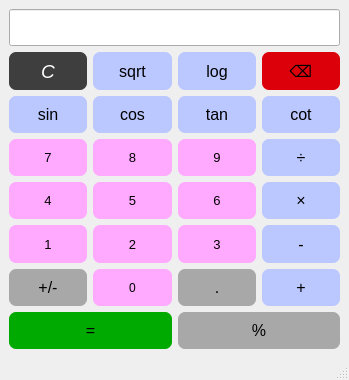
<?xml version="1.0" encoding="UTF-8"?>
<ui version="4.0">
 <class>MainWindow</class>
 <widget class="QMainWindow" name="MainWindow">
  <property name="geometry">
   <rect>
    <x>0</x>
    <y>0</y>
    <width>349</width>
    <height>380</height>
   </rect>
  </property>
  <property name="sizePolicy">
   <sizepolicy hsizetype="Fixed" vsizetype="Fixed">
    <horstretch>0</horstretch>
    <verstretch>0</verstretch>
   </sizepolicy>
  </property>
  <property name="windowTitle">
   <string>MainWindow</string>
  </property>
  <widget class="QWidget" name="centralwidget">
   <layout class="QGridLayout" name="gridLayout">
    <item row="0" column="0" colspan="4">
     <widget class="QLineEdit" name="monitor">
      <property name="sizePolicy">
       <sizepolicy hsizetype="Expanding" vsizetype="Expanding">
        <horstretch>0</horstretch>
        <verstretch>0</verstretch>
       </sizepolicy>
      </property>
      <property name="font">
       <font>
        <pointsize>12</pointsize>
       </font>
      </property>
      <property name="autoFillBackground">
       <bool>false</bool>
      </property>
      <property name="readOnly">
       <bool>true</bool>
      </property>
     </widget>
    </item>
    <item row="1" column="0">
     <widget class="QPushButton" name="Button_c">
      <property name="sizePolicy">
       <sizepolicy hsizetype="Minimum" vsizetype="Expanding">
        <horstretch>0</horstretch>
        <verstretch>0</verstretch>
       </sizepolicy>
      </property>
      <property name="font">
       <font>
        <family>Segoe UI</family>
        <pointsize>14</pointsize>
        <italic>true</italic>
        <bold>false</bold>
        <kerning>false</kerning>
       </font>
      </property>
      <property name="autoFillBackground">
       <bool>false</bool>
      </property>
      <property name="styleSheet">
       <string notr="true">background-color: rgb(62, 62, 62);
color: rgb(255, 255, 255);
border-radius: 7px;</string>
      </property>
      <property name="text">
       <string>C</string>
      </property>
     </widget>
    </item>
    <item row="1" column="1">
     <widget class="QPushButton" name="Button_sqrt">
      <property name="sizePolicy">
       <sizepolicy hsizetype="Minimum" vsizetype="Expanding">
        <horstretch>0</horstretch>
        <verstretch>0</verstretch>
       </sizepolicy>
      </property>
      <property name="font">
       <font>
        <pointsize>12</pointsize>
       </font>
      </property>
      <property name="autoFillBackground">
       <bool>false</bool>
      </property>
      <property name="styleSheet">
       <string notr="true">background-color: rgb(187, 199, 255);border-radius: 7px;</string>
      </property>
      <property name="text">
       <string>sqrt</string>
      </property>
     </widget>
    </item>
    <item row="1" column="2">
     <widget class="QPushButton" name="Button_log">
      <property name="sizePolicy">
       <sizepolicy hsizetype="Minimum" vsizetype="Expanding">
        <horstretch>0</horstretch>
        <verstretch>0</verstretch>
       </sizepolicy>
      </property>
      <property name="font">
       <font>
        <pointsize>12</pointsize>
       </font>
      </property>
      <property name="autoFillBackground">
       <bool>false</bool>
      </property>
      <property name="styleSheet">
       <string notr="true">background-color: rgb(187, 199, 255);border-radius: 7px;</string>
      </property>
      <property name="text">
       <string>log</string>
      </property>
     </widget>
    </item>
    <item row="1" column="3">
     <widget class="QPushButton" name="Button_bs">
      <property name="sizePolicy">
       <sizepolicy hsizetype="Minimum" vsizetype="Expanding">
        <horstretch>0</horstretch>
        <verstretch>0</verstretch>
       </sizepolicy>
      </property>
      <property name="font">
       <font>
        <pointsize>12</pointsize>
       </font>
      </property>
      <property name="autoFillBackground">
       <bool>false</bool>
      </property>
      <property name="styleSheet">
       <string notr="true">background-color: rgb(220, 0, 10);
border-radius: 7px;</string>
      </property>
      <property name="text">
       <string>⌫</string>
      </property>
     </widget>
    </item>
    <item row="2" column="0">
     <widget class="QPushButton" name="Button_sin">
      <property name="sizePolicy">
       <sizepolicy hsizetype="Minimum" vsizetype="Expanding">
        <horstretch>0</horstretch>
        <verstretch>0</verstretch>
       </sizepolicy>
      </property>
      <property name="font">
       <font>
        <pointsize>12</pointsize>
       </font>
      </property>
      <property name="autoFillBackground">
       <bool>false</bool>
      </property>
      <property name="styleSheet">
       <string notr="true">background-color: rgb(187, 199, 255);border-radius: 7px;</string>
      </property>
      <property name="text">
       <string>sin</string>
      </property>
     </widget>
    </item>
    <item row="2" column="1">
     <widget class="QPushButton" name="Button_cos">
      <property name="sizePolicy">
       <sizepolicy hsizetype="Minimum" vsizetype="Expanding">
        <horstretch>0</horstretch>
        <verstretch>0</verstretch>
       </sizepolicy>
      </property>
      <property name="font">
       <font>
        <pointsize>12</pointsize>
       </font>
      </property>
      <property name="autoFillBackground">
       <bool>false</bool>
      </property>
      <property name="styleSheet">
       <string notr="true">background-color: rgb(187, 199, 255);border-radius: 7px;</string>
      </property>
      <property name="text">
       <string>cos</string>
      </property>
     </widget>
    </item>
    <item row="2" column="2">
     <widget class="QPushButton" name="Button_tan">
      <property name="sizePolicy">
       <sizepolicy hsizetype="Minimum" vsizetype="Expanding">
        <horstretch>0</horstretch>
        <verstretch>0</verstretch>
       </sizepolicy>
      </property>
      <property name="font">
       <font>
        <pointsize>12</pointsize>
       </font>
      </property>
      <property name="autoFillBackground">
       <bool>false</bool>
      </property>
      <property name="styleSheet">
       <string notr="true">background-color: rgb(187, 199, 255);border-radius: 7px;</string>
      </property>
      <property name="text">
       <string>tan</string>
      </property>
     </widget>
    </item>
    <item row="2" column="3">
     <widget class="QPushButton" name="Button_cot">
      <property name="sizePolicy">
       <sizepolicy hsizetype="Minimum" vsizetype="Expanding">
        <horstretch>0</horstretch>
        <verstretch>0</verstretch>
       </sizepolicy>
      </property>
      <property name="font">
       <font>
        <pointsize>12</pointsize>
       </font>
      </property>
      <property name="autoFillBackground">
       <bool>false</bool>
      </property>
      <property name="styleSheet">
       <string notr="true">background-color: rgb(187, 199, 255);border-radius: 7px;</string>
      </property>
      <property name="text">
       <string>cot</string>
      </property>
     </widget>
    </item>
    <item row="3" column="0">
     <widget class="QPushButton" name="Button_7">
      <property name="sizePolicy">
       <sizepolicy hsizetype="Minimum" vsizetype="Expanding">
        <horstretch>0</horstretch>
        <verstretch>0</verstretch>
       </sizepolicy>
      </property>
      <property name="font">
       <font>
        <pointsize>10</pointsize>
       </font>
      </property>
      <property name="autoFillBackground">
       <bool>false</bool>
      </property>
      <property name="styleSheet">
       <string notr="true">background-color: rgb(255, 170, 255);
color: rgb(0, 0, 0);border-radius: 7px;</string>
      </property>
      <property name="text">
       <string>7</string>
      </property>
     </widget>
    </item>
    <item row="3" column="1">
     <widget class="QPushButton" name="Button_8">
      <property name="sizePolicy">
       <sizepolicy hsizetype="Minimum" vsizetype="Expanding">
        <horstretch>0</horstretch>
        <verstretch>0</verstretch>
       </sizepolicy>
      </property>
      <property name="font">
       <font>
        <pointsize>10</pointsize>
       </font>
      </property>
      <property name="autoFillBackground">
       <bool>false</bool>
      </property>
      <property name="styleSheet">
       <string notr="true">background-color: rgb(255, 170, 255);
color: rgb(0, 0, 0);border-radius: 7px;</string>
      </property>
      <property name="text">
       <string>8</string>
      </property>
     </widget>
    </item>
    <item row="3" column="2">
     <widget class="QPushButton" name="Button_9">
      <property name="sizePolicy">
       <sizepolicy hsizetype="Minimum" vsizetype="Expanding">
        <horstretch>0</horstretch>
        <verstretch>0</verstretch>
       </sizepolicy>
      </property>
      <property name="font">
       <font>
        <pointsize>10</pointsize>
       </font>
      </property>
      <property name="autoFillBackground">
       <bool>false</bool>
      </property>
      <property name="styleSheet">
       <string notr="true">background-color: rgb(255, 170, 255);
color: rgb(0, 0, 0);border-radius: 7px;</string>
      </property>
      <property name="text">
       <string>9</string>
      </property>
     </widget>
    </item>
    <item row="3" column="3">
     <widget class="QPushButton" name="Button_div">
      <property name="sizePolicy">
       <sizepolicy hsizetype="Minimum" vsizetype="Expanding">
        <horstretch>0</horstretch>
        <verstretch>0</verstretch>
       </sizepolicy>
      </property>
      <property name="font">
       <font>
        <pointsize>12</pointsize>
       </font>
      </property>
      <property name="autoFillBackground">
       <bool>false</bool>
      </property>
      <property name="styleSheet">
       <string notr="true">background-color: rgb(187, 199, 255);
border-radius: 7px;</string>
      </property>
      <property name="text">
       <string>÷</string>
      </property>
     </widget>
    </item>
    <item row="4" column="0">
     <widget class="QPushButton" name="Button_4">
      <property name="sizePolicy">
       <sizepolicy hsizetype="Minimum" vsizetype="Expanding">
        <horstretch>0</horstretch>
        <verstretch>0</verstretch>
       </sizepolicy>
      </property>
      <property name="font">
       <font>
        <pointsize>10</pointsize>
       </font>
      </property>
      <property name="autoFillBackground">
       <bool>false</bool>
      </property>
      <property name="styleSheet">
       <string notr="true">background-color: rgb(255, 170, 255);
color: rgb(0, 0, 0);border-radius: 7px;</string>
      </property>
      <property name="text">
       <string>4</string>
      </property>
     </widget>
    </item>
    <item row="4" column="1">
     <widget class="QPushButton" name="Button_5">
      <property name="sizePolicy">
       <sizepolicy hsizetype="Minimum" vsizetype="Expanding">
        <horstretch>0</horstretch>
        <verstretch>0</verstretch>
       </sizepolicy>
      </property>
      <property name="font">
       <font>
        <pointsize>10</pointsize>
       </font>
      </property>
      <property name="autoFillBackground">
       <bool>false</bool>
      </property>
      <property name="styleSheet">
       <string notr="true">background-color: rgb(255, 170, 255);
color: rgb(0, 0, 0);border-radius: 7px;</string>
      </property>
      <property name="text">
       <string>5</string>
      </property>
     </widget>
    </item>
    <item row="4" column="2">
     <widget class="QPushButton" name="Button_6">
      <property name="sizePolicy">
       <sizepolicy hsizetype="Minimum" vsizetype="Expanding">
        <horstretch>0</horstretch>
        <verstretch>0</verstretch>
       </sizepolicy>
      </property>
      <property name="font">
       <font>
        <pointsize>10</pointsize>
       </font>
      </property>
      <property name="autoFillBackground">
       <bool>false</bool>
      </property>
      <property name="styleSheet">
       <string notr="true">background-color: rgb(255, 170, 255);
color: rgb(0, 0, 0);border-radius: 7px;</string>
      </property>
      <property name="text">
       <string>6</string>
      </property>
     </widget>
    </item>
    <item row="4" column="3">
     <widget class="QPushButton" name="Button_mul">
      <property name="sizePolicy">
       <sizepolicy hsizetype="Minimum" vsizetype="Expanding">
        <horstretch>0</horstretch>
        <verstretch>0</verstretch>
       </sizepolicy>
      </property>
      <property name="font">
       <font>
        <pointsize>12</pointsize>
       </font>
      </property>
      <property name="autoFillBackground">
       <bool>false</bool>
      </property>
      <property name="styleSheet">
       <string notr="true">background-color: rgb(187, 199, 255);border-radius: 7px;</string>
      </property>
      <property name="text">
       <string>×</string>
      </property>
     </widget>
    </item>
    <item row="5" column="0">
     <widget class="QPushButton" name="Button_1">
      <property name="sizePolicy">
       <sizepolicy hsizetype="Minimum" vsizetype="Expanding">
        <horstretch>0</horstretch>
        <verstretch>0</verstretch>
       </sizepolicy>
      </property>
      <property name="font">
       <font>
        <pointsize>10</pointsize>
       </font>
      </property>
      <property name="autoFillBackground">
       <bool>false</bool>
      </property>
      <property name="styleSheet">
       <string notr="true">background-color: rgb(255, 170, 255);
color: rgb(0, 0, 0);border-radius: 7px;</string>
      </property>
      <property name="text">
       <string>1</string>
      </property>
     </widget>
    </item>
    <item row="5" column="1">
     <widget class="QPushButton" name="Button_2">
      <property name="sizePolicy">
       <sizepolicy hsizetype="Minimum" vsizetype="Expanding">
        <horstretch>0</horstretch>
        <verstretch>0</verstretch>
       </sizepolicy>
      </property>
      <property name="font">
       <font>
        <pointsize>10</pointsize>
       </font>
      </property>
      <property name="autoFillBackground">
       <bool>false</bool>
      </property>
      <property name="styleSheet">
       <string notr="true">background-color: rgb(255, 170, 255);
color: rgb(0, 0, 0);border-radius: 7px;</string>
      </property>
      <property name="text">
       <string>2</string>
      </property>
     </widget>
    </item>
    <item row="5" column="2">
     <widget class="QPushButton" name="Button_3">
      <property name="sizePolicy">
       <sizepolicy hsizetype="Minimum" vsizetype="Expanding">
        <horstretch>0</horstretch>
        <verstretch>0</verstretch>
       </sizepolicy>
      </property>
      <property name="font">
       <font>
        <pointsize>10</pointsize>
       </font>
      </property>
      <property name="autoFillBackground">
       <bool>false</bool>
      </property>
      <property name="styleSheet">
       <string notr="true">background-color: rgb(255, 170, 255);
color: rgb(0, 0, 0);
border-radius: 7px;</string>
      </property>
      <property name="text">
       <string>3</string>
      </property>
     </widget>
    </item>
    <item row="5" column="3">
     <widget class="QPushButton" name="Button_sub">
      <property name="sizePolicy">
       <sizepolicy hsizetype="Minimum" vsizetype="Expanding">
        <horstretch>0</horstretch>
        <verstretch>0</verstretch>
       </sizepolicy>
      </property>
      <property name="font">
       <font>
        <pointsize>12</pointsize>
       </font>
      </property>
      <property name="autoFillBackground">
       <bool>false</bool>
      </property>
      <property name="styleSheet">
       <string notr="true">background-color: rgb(187, 199, 255);border-radius: 7px;</string>
      </property>
      <property name="text">
       <string>-</string>
      </property>
     </widget>
    </item>
    <item row="6" column="0">
     <widget class="QPushButton" name="Button_sign">
      <property name="sizePolicy">
       <sizepolicy hsizetype="Minimum" vsizetype="Expanding">
        <horstretch>0</horstretch>
        <verstretch>0</verstretch>
       </sizepolicy>
      </property>
      <property name="font">
       <font>
        <pointsize>12</pointsize>
       </font>
      </property>
      <property name="autoFillBackground">
       <bool>false</bool>
      </property>
      <property name="styleSheet">
       <string notr="true">background-color: rgb(168, 168, 168);border-radius: 7px;</string>
      </property>
      <property name="text">
       <string>+/-</string>
      </property>
     </widget>
    </item>
    <item row="6" column="1">
     <widget class="QPushButton" name="Button_0">
      <property name="sizePolicy">
       <sizepolicy hsizetype="Minimum" vsizetype="Expanding">
        <horstretch>0</horstretch>
        <verstretch>0</verstretch>
       </sizepolicy>
      </property>
      <property name="font">
       <font>
        <pointsize>9</pointsize>
       </font>
      </property>
      <property name="autoFillBackground">
       <bool>false</bool>
      </property>
      <property name="styleSheet">
       <string notr="true">background-color: rgb(255, 170, 255);
color: rgb(0, 0, 0);border-radius: 7px;</string>
      </property>
      <property name="text">
       <string>0</string>
      </property>
     </widget>
    </item>
    <item row="6" column="2">
     <widget class="QPushButton" name="Button_dot">
      <property name="sizePolicy">
       <sizepolicy hsizetype="Minimum" vsizetype="Expanding">
        <horstretch>0</horstretch>
        <verstretch>0</verstretch>
       </sizepolicy>
      </property>
      <property name="font">
       <font>
        <pointsize>12</pointsize>
       </font>
      </property>
      <property name="autoFillBackground">
       <bool>false</bool>
      </property>
      <property name="styleSheet">
       <string notr="true">background-color: rgb(168, 168, 168);border-radius: 7px;</string>
      </property>
      <property name="text">
       <string>.</string>
      </property>
     </widget>
    </item>
    <item row="6" column="3">
     <widget class="QPushButton" name="Button_sum">
      <property name="sizePolicy">
       <sizepolicy hsizetype="Minimum" vsizetype="Expanding">
        <horstretch>0</horstretch>
        <verstretch>0</verstretch>
       </sizepolicy>
      </property>
      <property name="font">
       <font>
        <pointsize>12</pointsize>
       </font>
      </property>
      <property name="autoFillBackground">
       <bool>false</bool>
      </property>
      <property name="styleSheet">
       <string notr="true">background-color: rgb(187, 199, 255);border-radius: 7px;</string>
      </property>
      <property name="text">
       <string>+</string>
      </property>
     </widget>
    </item>
    <item row="7" column="0" colspan="2">
     <widget class="QPushButton" name="Button_eq">
      <property name="sizePolicy">
       <sizepolicy hsizetype="Minimum" vsizetype="Expanding">
        <horstretch>0</horstretch>
        <verstretch>0</verstretch>
       </sizepolicy>
      </property>
      <property name="font">
       <font>
        <pointsize>12</pointsize>
       </font>
      </property>
      <property name="autoFillBackground">
       <bool>false</bool>
      </property>
      <property name="styleSheet">
       <string notr="true">background-color: rgb(0, 170, 0);
border-radius: 7px;</string>
      </property>
      <property name="text">
       <string>=</string>
      </property>
     </widget>
    </item>
    <item row="7" column="2" colspan="2">
     <widget class="QPushButton" name="Button_per">
      <property name="sizePolicy">
       <sizepolicy hsizetype="Minimum" vsizetype="Expanding">
        <horstretch>0</horstretch>
        <verstretch>0</verstretch>
       </sizepolicy>
      </property>
      <property name="font">
       <font>
        <pointsize>12</pointsize>
       </font>
      </property>
      <property name="autoFillBackground">
       <bool>false</bool>
      </property>
      <property name="styleSheet">
       <string notr="true">background-color: rgb(168, 168, 168);border-radius: 7px;</string>
      </property>
      <property name="text">
       <string>%</string>
      </property>
     </widget>
    </item>
   </layout>
  </widget>
  <widget class="QMenuBar" name="menubar">
   <property name="geometry">
    <rect>
     <x>0</x>
     <y>0</y>
     <width>349</width>
     <height>22</height>
    </rect>
   </property>
  </widget>
  <widget class="QStatusBar" name="statusbar"/>
 </widget>
 <resources/>
 <connections/>
</ui>
